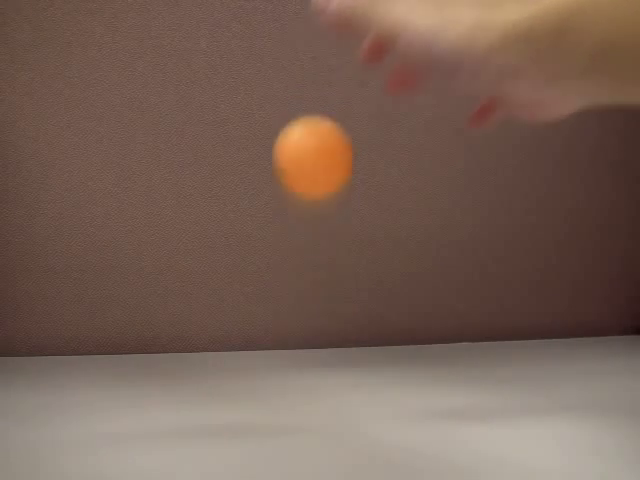
//> input picture frame 15 of data/Bouncingball.mp4, 640 x 480 px
$ ./opencv-kalman   (built with g++ and OpenCV 4)
//> lines starting //> are read from the running program, lines starting //| are printed output that depends on the picture; after the words box and inside, x2 and y2 are one past the last pixel; in counts of white or black regions, pixels touching at a corner belong together
/******************************************
 * OpenCV Tutorial: Ball Tracking using   *
 * Kalman Filter                          *
 ******************************************/

// Module "core"
#include <opencv2/core/core.hpp>

// Module "highgui"
#include <opencv2/highgui/highgui.hpp>

// Module "imgproc"
#include <opencv2/imgproc/imgproc.hpp>

// Module "video"
#include <opencv2/video/video.hpp>

// Output
#include <iostream>

// Vector
#include <string>
#include <vector>
using namespace std;

// >>>>> Color to be tracked
//#define MIN_H_BLUE 160
//#define MAX_H_BLUE 250
#define MIN_H_BLUE 20
#define MAX_H_BLUE 40
// <<<<< Color to be tracked

int main() {
  // Camera frame
  cv::Mat frame;

  // >>>> Kalman Filter
  int stateSize = 6;
  int measSize = 4;
  int contrSize = 0;

  unsigned int type = CV_32F;
  cv::KalmanFilter kf(stateSize, measSize, contrSize, type);

  cv::Mat state(stateSize, 1, type); // [x,y,v_x,v_y,w,h]
  cv::Mat meas(measSize, 1, type);   // [z_x,z_y,z_w,z_h]
  // cv::Mat procNoise(stateSize, 1, type)
  // [E_x,E_y,E_v_x,E_v_y,E_w,E_h]

  // Transition State Matrix A
  // Note: set dT at each processing step!
  // [ 1 0 dT 0  0 0 ]
  // [ 0 1 0  dT 0 0 ]
  // [ 0 0 1  0  0 0 ]
  // [ 0 0 0  1  0 0 ]
  // [ 0 0 0  0  1 0 ]
  // [ 0 0 0  0  0 1 ]
  cv::setIdentity(kf.transitionMatrix);

  // Measure Matrix H
  // [ 1 0 0 0 0 0 ]
  // [ 0 1 0 0 0 0 ]
  // [ 0 0 0 0 1 0 ]
  // [ 0 0 0 0 0 1 ]
  kf.measurementMatrix = cv::Mat::zeros(measSize, stateSize, type);
  kf.measurementMatrix.at<float>(0) = 1.0f;
  kf.measurementMatrix.at<float>(7) = 1.0f;
  kf.measurementMatrix.at<float>(16) = 1.0f;
  kf.measurementMatrix.at<float>(23) = 1.0f;

  // Process Noise Covariance Matrix Q
  // [ Ex   0   0     0     0    0  ]
  // [ 0    Ey  0     0     0    0  ]
  // [ 0    0   Ev_x  0     0    0  ]
  // [ 0    0   0     Ev_y  0    0  ]
  // [ 0    0   0     0     Ew   0  ]
  // [ 0    0   0     0     0    Eh ]
  // cv::setIdentity(kf.processNoiseCov, cv::Scalar(1e-2));
  kf.processNoiseCov.at<float>(0) = 1e-2;
  kf.processNoiseCov.at<float>(7) = 1e-2;
  kf.processNoiseCov.at<float>(14) = 5.0f;
  kf.processNoiseCov.at<float>(21) = 5.0f;
  kf.processNoiseCov.at<float>(28) = 1e-2;
  kf.processNoiseCov.at<float>(35) = 1e-2;

  // Measures Noise Covariance Matrix R
  cv::setIdentity(kf.measurementNoiseCov, cv::Scalar(1e-1));
  // <<<< Kalman Filter

  // Camera Index
  int idx = 0;

  // Camera Capture
  cv::VideoCapture cap;
  string fname = "/home/bobin/Documents/code/py/ct/cv/data/Bouncingball.mp4";
  // >>>>> Camera Settings
  if (!cap.open(fname)) {
    cout << "Webcam not connected.\n"
         << "Please verify\n";
    return EXIT_FAILURE;
  }

  cap.set(CV_CAP_PROP_FRAME_WIDTH, 1024);
  cap.set(CV_CAP_PROP_FRAME_HEIGHT, 768);
  // <<<<< Camera Settings

  cout << "\nHit 'q' to exit...\n";

  char ch = 0;

  double ticks = 0;
  bool found = false;

  int notFoundCount = 0;

  // >>>>> Main loop
  while (ch != 'q' && ch != 'Q') {
    double precTick = ticks;
    ticks = (double)cv::getTickCount();

    double dT = (ticks - precTick) / cv::getTickFrequency(); // seconds

    // Frame acquisition
    cap >> frame;
//> frame is the input picture: 480 rows x 640 cols, CV_8UC3; mean B, G, R 86.3, 98.1, 121

    cv::Mat res;
    frame.copyTo(res);

    if (found) {
      // >>>> Matrix A
      kf.transitionMatrix.at<float>(2) = dT;
      kf.transitionMatrix.at<float>(9) = dT;
      // <<<< Matrix A

      cout << "dT:" << endl << dT << endl;

      state = kf.predict();
      cout << "State post:" << endl << state << endl;

      cv::Rect predRect;
      predRect.width = state.at<float>(4);
      predRect.height = state.at<float>(5);
      predRect.x = state.at<float>(0) - predRect.width / 2;
      predRect.y = state.at<float>(1) - predRect.height / 2;

      cv::Point center;
      center.x = state.at<float>(0);
      center.y = state.at<float>(1);
      cv::circle(res, center, 2, CV_RGB(255, 0, 0), -1);

      cv::rectangle(res, predRect, CV_RGB(255, 0, 0), 2);
    }

    // >>>>> Noise smoothing
    cv::Mat blur;
    cv::GaussianBlur(frame, blur, cv::Size(5, 5), 3.0, 3.0);
    // <<<<< Noise smoothing

    // >>>>> HSV conversion
    cv::Mat frmHsv;
    cv::cvtColor(blur, frmHsv, CV_BGR2HSV);
//> frmHsv: 480 rows x 640 cols, CV_8UC3; mean H, S, V 10.4, 76.8, 121
    // <<<<< HSV conversion

    // >>>>> Color Thresholding
    // Note: change parameters for different colors
    cv::Mat rangeRes = cv::Mat::zeros(frame.size(), CV_8UC1);
    cv::inRange(frmHsv, cv::Scalar(MIN_H_BLUE / 2, 100, 100),
                cv::Scalar(MAX_H_BLUE / 2, 255, 255), rangeRes);
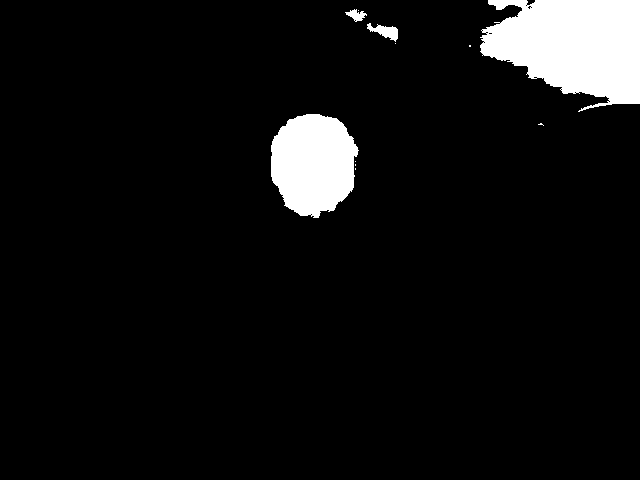
//> rangeRes: 480 rows x 640 cols, CV_8UC1; 6.6% white; 11 white regions (7 under 20 px), largest, box (x1, y1, x2, y2) and area: (480, 0, 640, 112) 12710, (271, 114, 359, 218) 6997, (367, 23, 398, 42) 280, (345, 9, 367, 22) 146
    // <<<<< Color Thresholding
    cv::imshow("HSV", frmHsv);
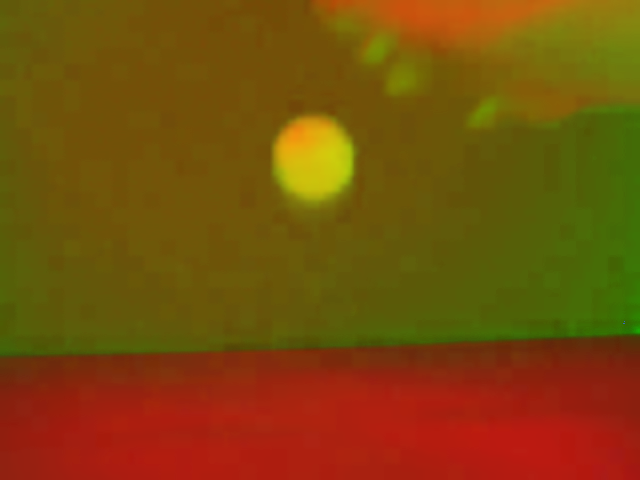
//> window 'HSV': 480 rows x 640 cols, CV_8UC3; mean B, G, R 10.4, 76.8, 121
 // cv::waitKey(0);

    // >>>>> Improving the result
    cv::erode(rangeRes, rangeRes, cv::Mat(), cv::Point(-1, -1), 2);
    cv::dilate(rangeRes, rangeRes, cv::Mat(), cv::Point(-1, -1), 2);
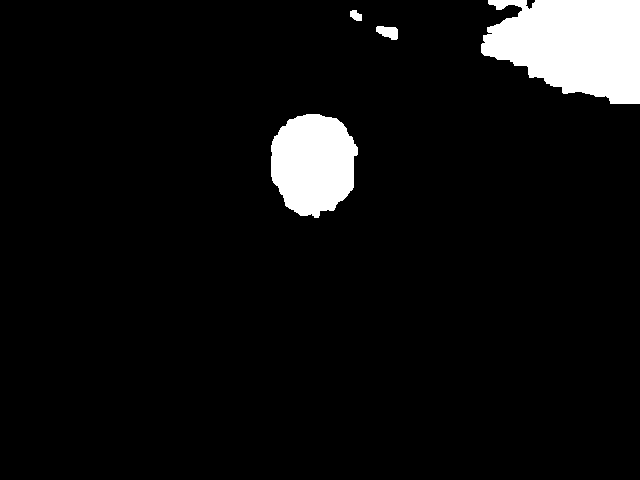
//> rangeRes: 480 rows x 640 cols, CV_8UC1; 6.5% white; 4 white regions
    // <<<<< Improving the result

    // Thresholding viewing
    cv::imshow("Threshold", rangeRes);

    // >>>>> Contours detection
    vector< vector<cv::Point> > contours;
    cv::findContours(rangeRes, contours, CV_RETR_EXTERNAL,
                     CV_CHAIN_APPROX_NONE);
//> contours = 4 contours; box (x1, y1, x2, y2) and area: (481, 0, 640, 104) 12247, (271, 114, 358, 218) 6829, (376, 26, 398, 40) 192, (350, 10, 362, 21) 78
    // <<<<< Contours detection

    // >>>>> Filtering
    vector< vector<cv::Point> > balls;
    vector<cv::Rect> ballsBox;
    for (size_t i = 0; i < contours.size(); i++) {
      cv::Rect bBox;
      bBox = cv::boundingRect(contours[i]);

      float ratio = (float)bBox.width / (float)bBox.height;
      if (ratio > 1.0f)
        ratio = 1.0f / ratio;

      // Searching for a bBox almost square
      if (ratio > 0.75 && bBox.area() >= 400) {
        balls.push_back(contours[i]);
        ballsBox.push_back(bBox);
      }
    }
//> this loop made 4 passes
//> (bBox, ratio) on passes 1 to 4: (Rect(271, 114, 87, 104), 0.837), (Rect(376, 26, 22, 14), 0.636), (Rect(350, 10, 12, 11), 0.917), (Rect(481, 0, 159, 104), 0.654)
    // <<<<< Filtering

    cout << "Balls found:" << ballsBox.size() << endl;
//| Balls found:1

    // >>>>> Detection result
    for (size_t i = 0; i < balls.size(); i++) {
      cv::drawContours(res, balls, i, CV_RGB(20, 150, 20), 1);
      cv::rectangle(res, ballsBox[i], CV_RGB(0, 255, 0), 2);

      cv::Point center;
      center.x = ballsBox[i].x + ballsBox[i].width / 2;
      center.y = ballsBox[i].y + ballsBox[i].height / 2;
      cv::circle(res, center, 2, CV_RGB(20, 150, 20), -1);

      stringstream sstr;
      sstr << "(" << center.x << "," << center.y << ")";
      cv::putText(res, sstr.str(), cv::Point(center.x + 3, center.y - 3),
                  cv::FONT_HERSHEY_SIMPLEX, 0.5, CV_RGB(20, 150, 20), 2);
    }
//> this loop made 1 pass
//> pass 1, `cv::putText(res, sstr.str(), cv::Point(center.x + 3, center.y - 3), cv..`:
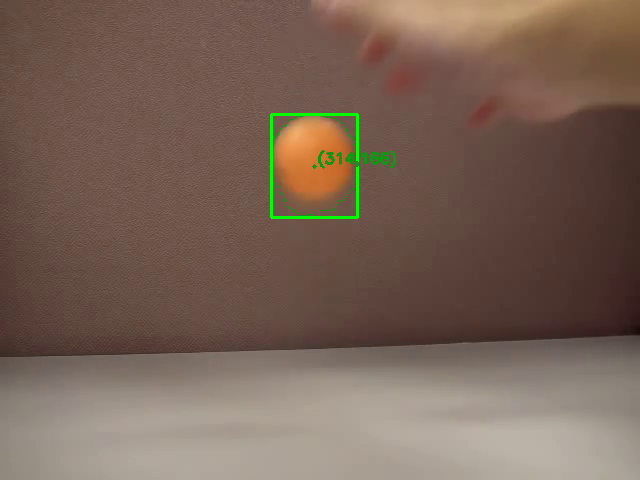
//> res: 480 rows x 640 cols, CV_8UC3; 0.62% of pixels changed, all inside (x1, y1, x2, y2) = (270, 113, 396, 219)
    // <<<<< Detection result

    // >>>>> Kalman Update
    if (balls.size() == 0) {
      notFoundCount++;
      cout << "notFoundCount:" << notFoundCount << endl;
      if (notFoundCount >= 100) {
        found = false;
      }
      /*else
          kf.statePost = state;*/
    } else {
      notFoundCount = 0;

      meas.at<float>(0) = ballsBox[0].x + ballsBox[0].width / 2;
//> meas = [314, 0, 0, 0]
      meas.at<float>(1) = ballsBox[0].y + ballsBox[0].height / 2;
//> meas = [314, 166, 0, 0]
      meas.at<float>(2) = (float)ballsBox[0].width;
//> meas = [314, 166, 87, 0]
      meas.at<float>(3) = (float)ballsBox[0].height;
//> meas = [314, 166, 87, 104]

      if (!found) // First detection!
      {
        // >>>> Initialization
        kf.errorCovPre.at<float>(0) = 1; // px
        kf.errorCovPre.at<float>(7) = 1; // px
        kf.errorCovPre.at<float>(14) = 1;
        kf.errorCovPre.at<float>(21) = 1;
        kf.errorCovPre.at<float>(28) = 1; // px
        kf.errorCovPre.at<float>(35) = 1; // px

        state.at<float>(0) = meas.at<float>(0);
//> state = [314, 0, 0, 0, 0, 0]
        state.at<float>(1) = meas.at<float>(1);
//> state = [314, 166, 0, 0, 0, 0]
        state.at<float>(2) = 0;
        state.at<float>(3) = 0;
        state.at<float>(4) = meas.at<float>(2);
//> state = [314, 166, 0, 0, 87, 0]
        state.at<float>(5) = meas.at<float>(3);
//> state = [314, 166, 0, 0, 87, 104]
        // <<<< Initialization

        kf.statePost = state;
//> kf.statePost = [314, 166, 0, 0, 87, 104]

        found = true;
      } else
        kf.correct(meas); // Kalman Correction

      cout << "Measure matrix:" << endl << meas << endl;
//| Measure matrix:
//| [314;
//|  166;
//|  87;
//|  104]
    }
    // <<<<< Kalman Update

    // Final result
    cv::imshow("Tracking", res);

    // User key
    ch = cv::waitKey(1);
//> the 'q' key is pressed
  }
  // <<<<< Main loop

  return EXIT_SUCCESS;
}

$ run again, starting later in the video
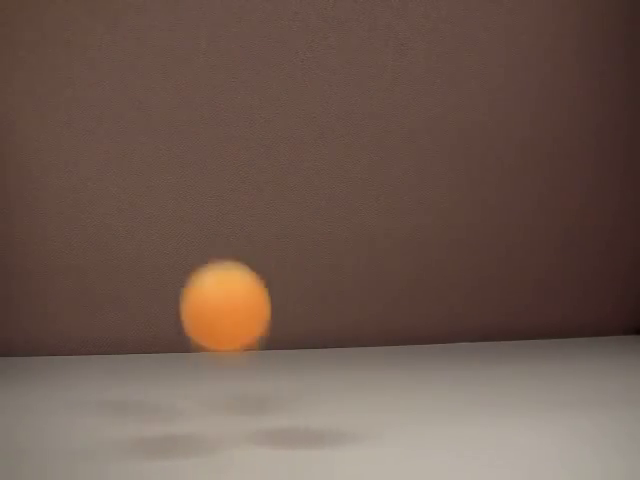
//> input picture frame 70 of data/Bouncingball.mp4, 640 x 480 px
//> frame is the input picture: 480 rows x 640 cols, CV_8UC3; mean B, G, R 79.3, 89.4, 110.2
//> frmHsv: 480 rows x 640 cols, CV_8UC3; mean H, S, V 10, 76.1, 110.2
//> `cv::dilate(rangeRes, rangeRes, cv::Mat(), cv::Point(-1, -1), 2);`:
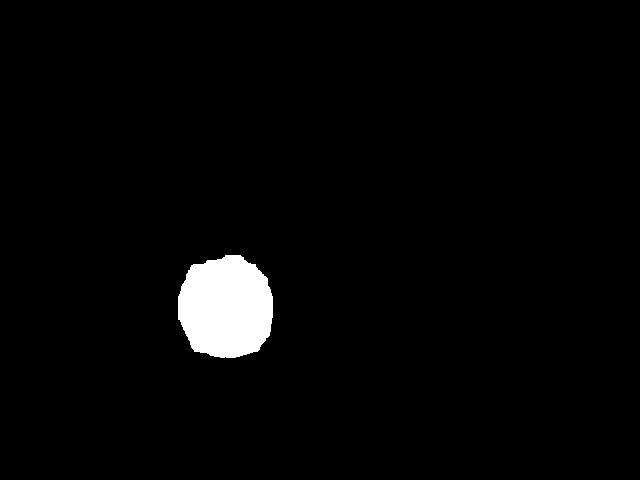
//> rangeRes: 480 rows x 640 cols, CV_8UC1; 2.6% white; 1 white region
//> contours = 1 contour; box (x1, y1, x2, y2) and area: (178, 255, 273, 358) 7758
//> the loop `for (size_t i = 0; i < contours.size(); i++)` made 1 pass
//> (bBox, ratio) on pass 1: (Rect(178, 255, 95, 103), 0.922)
//| Balls found:1
//> the loop `for (size_t i = 0; i < balls.size(); i++)` made 1 pass
//> pass 1, `cv::putText(res, sstr.str(), cv::Point(center.x + 3, center.y - 3), cv..`:
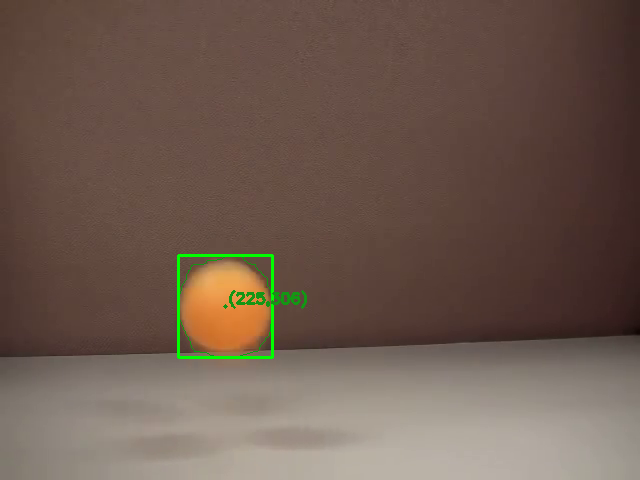
//> res: 480 rows x 640 cols, CV_8UC3; 0.66% of pixels changed, all inside (x1, y1, x2, y2) = (177, 254, 307, 359)
//> `meas.at<float>(0) = ballsBox[0].x + ballsBox[0].width / 2;`: meas = [225, 0, 0, 0]
//> `meas.at<float>(1) = ballsBox[0].y + ballsBox[0].height / 2;`: meas = [225, 306, 0, 0]
//> `meas.at<float>(2) = (float)ballsBox[0].width;`: meas = [225, 306, 95, 0]
//> `meas.at<float>(3) = (float)ballsBox[0].height;`: meas = [225, 306, 95, 103]
//> `state.at<float>(0) = meas.at<float>(0);`: state = [225, 0, 0, 0, 0, 0]
//> `state.at<float>(1) = meas.at<float>(1);`: state = [225, 306, 0, 0, 0, 0]
//> `state.at<float>(4) = meas.at<float>(2);`: state = [225, 306, 0, 0, 95, 0]
//> `state.at<float>(5) = meas.at<float>(3);`: state = [225, 306, 0, 0, 95, 103]
//| Measure matrix:
//| [225;
//|  306;
//|  95;
//|  103]

$ run again, starting later in the video
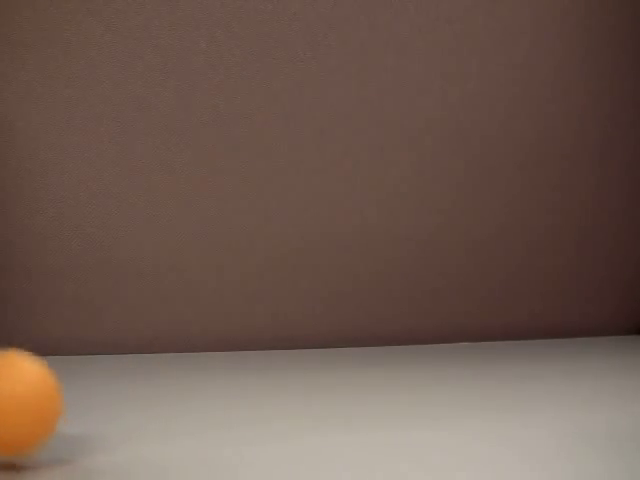
//> input picture frame 124 of data/Bouncingball.mp4, 640 x 480 px
//> frame is the input picture: 480 rows x 640 cols, CV_8UC3; mean B, G, R 81.2, 91.4, 112.1
//> frmHsv: 480 rows x 640 cols, CV_8UC3; mean H, S, V 10.2, 75.6, 112.1
//> `cv::imshow("HSV", frmHsv);`:
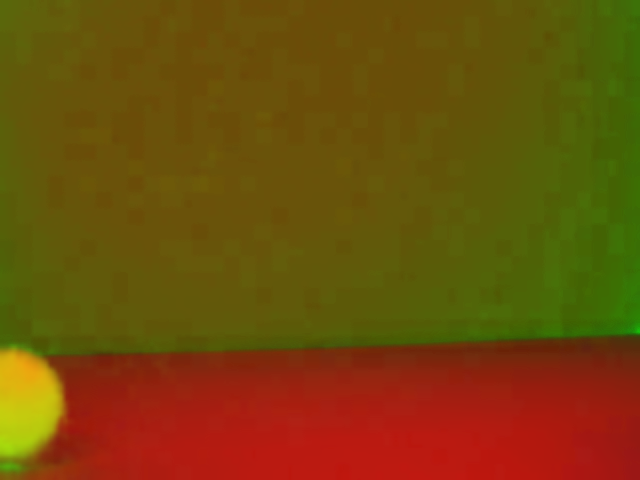
//> window 'HSV': 480 rows x 640 cols, CV_8UC3; mean B, G, R 10.2, 75.6, 112.1
//> `cv::dilate(rangeRes, rangeRes, cv::Mat(), cv::Point(-1, -1), 2);`:
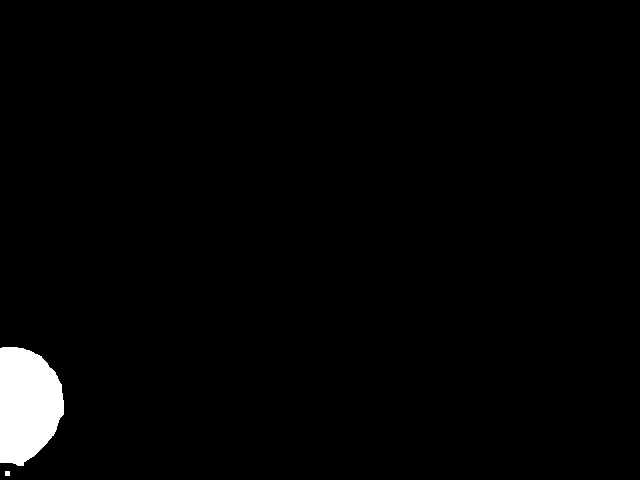
//> rangeRes: 480 rows x 640 cols, CV_8UC1; 2% white; 2 white regions
//> contours = 2 contours, 1 with area under 20; largest, box (x1, y1, x2, y2) and area: (0, 347, 64, 466) 5878
//> the loop `for (size_t i = 0; i < contours.size(); i++)` made 2 passes
//> (bBox, ratio) on passes 1 to 2: (Rect(5, 471, 5, 5), 1), (Rect(0, 347, 64, 119), 0.538)
//> after the loop `for (size_t i = 0; i < contours.size(); i++)`: balls = 0 contours
//| Balls found:0
